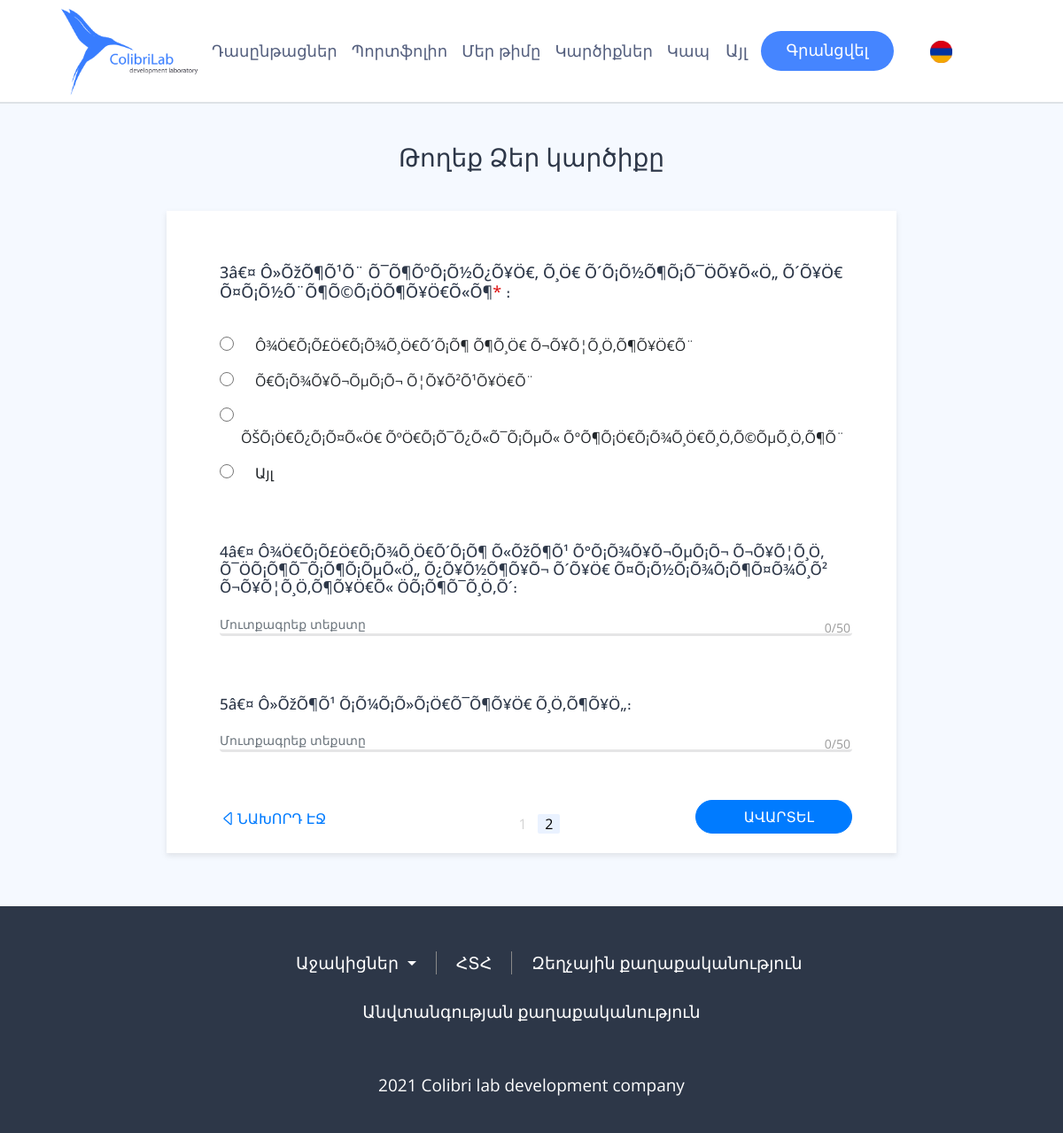
The app's page /index2.php with its own data.
### tables this page shows
CREATE TABLE `questions_no` (
  `id` int(3) NOT NULL,
  `question` varchar(500) DEFAULT NULL,
  `checked` varchar(20) DEFAULT NULL
);

CREATE TABLE `answers_no` (
  `id` int(4) NOT NULL,
  `patasxan` varchar(500) DEFAULT NULL,
  `type` varchar(20) DEFAULT NULL,
  `harc_id` int(4) DEFAULT NULL
);

### admin/model.php (called while the page is built, shortened)
<?php
   class model {
       private $conn;
       public function  __construct(){
           $this->conn=mysqli_connect('localhost', 'root', '123456', 'colibrilab');
       }
       public function get ($table, $id=null){
        if (!$id) {
            $query="select * from $table ";
            $res=mysqli_query($this->conn,$query);
            if(mysqli_num_rows($res)>0){
                return mysqli_fetch_all($res, MYSQLI_ASSOC);
            }
           return null;
        }
         return null;
    }
    public function get_answer_no($harc_id){
        $query="select * from answers_no where harc_id='$harc_id'";
        $res = mysqli_query($this->conn, $query);
        return mysqli_fetch_all($res, MYSQLI_ASSOC);
    }
}
?>

### index2.php (the view, shortened to what this page needs)
<?php
include("./admin/model.php");
$model = new model;
$m=$model->get('questions_no');
include_once ('./meta.php');
?>
<link rel="stylesheet" href="./css/styles2.css">
<?php
include_once ('./header.php');
?>
    <div class="all">
        <h3 class="h3">Թողեք Ձեր կարծիքը</h3>
            <div class="page">
                <div>
                    <?php
                        if ($m[0]['checked']=="on") {
                            echo "<h5 class='subtitle  subtitle1'  style='position: relative; display: block;'>".$m[0]['question']."<span>*</span> ։<span class='error1'>Պարտադիր է լրացման</span></h5>";
                        }else{
                            echo "<h5 class='subtitle  subtitle1'  style='position: relative; display: block;'>".$m[0]['question']."։</h5>";
                        }
                    ?>
                </div>
                <form action="" method="post">
                <?php
                            $id=$m[0]['id'];
                            $answer = $model->get_answer_no($id);
                        foreach ($answer as  $val) {
                            if ($val['type']=='input') {
                                echo "<input type=".$val['type']." placeholder='Մուտքագրեք տեքստը' class='arr form-control shadow-none' style='border:none;border-bottom: 3px solid #E5E5E6;' id=".$val['id']." name='inp'>";
                            }
                            else{
                            echo "<p><input type=".$val['type']." class='radio' id=".$val['id']." name='inp'><label for=".$val['id']."><span class=span>".$val['patasxan']."</span></label></p>";
                            }
                        }
                        ?>
                    <p><input type="radio" class="other" id="22" name="inp"><label for="22"><span class=span>Այլ</span></label> </p>
                </form>
                <?php
                        if ($m[1]['checked']=="on") {
                            echo "<h5 class='subtitle  subtitle2'  style='position: relative; display: block; margin-top: 67px; font-size: 17px; margin-bottom: 19px;'>".$m[1]['question']."<span>*</span> ։<span class='error2'>Պարտադիր է լրացման</span></h5>";
                        }else{
                            echo "<h5 class='subtitle  subtitle2'  style='position: relative; display: block; margin-top: 67px; font-size: 17px; margin-bottom: 19px;'>".$m[1]['question']."։</h5>";
                        }
                    ?>
                <form action="" method="post">
                    <?php
                            $id=$m[1]['id'];
                            $answer = $model->get_answer_no($id);
                            foreach ($answer as  $val) {
                                if ($val['type']=='input') {
                                    echo "<div class='letterscount'><input type=".$val['type']." class='arr ar2 form-control shadow-none ' id='arr2' placeholder='Մուտքագրեք տեքստը' maxlength='50'></input> <span class='count' id='count2'><span >0</span>/50</span></div>";
                                }else{
                                    echo "<p><input type=".$val['type']." class='radio' id=".$val['id']." name='inp'><label for=".$val['id']."><span class=span>".$val['patasxan']."</span></label></p>";
                                }
                            }
                        ?>
                </form>
                <?php
                        if ($m[2]['checked']=="on") {
                            echo "<h5 class='subtitle  subtitle3'  style='position: relative; display: block; margin-top: 67px; font-size: 17px; margin-bottom: 19px;'>".$m[2]['question']."<span>*</span> ։<span class='error3'>Պարտադիր է լրացման</span></h5>";
                        }else{
                            echo "<h5 class='subtitle  subtitle3'  style='position: relative; display: block; margin-top: 67px; font-size: 17px; margin-bottom: 19px;'>".$m[2]['question']."։</h5>";
                        }
                    ?>
                <form action="" method="post">
                <?php
                            $id=$m[2]['id'];
                            $answer = $model->get_answer_no($id);
                            foreach ($answer as  $val) {
                                if ($val['type']=='input') {
                                    echo "<div class='letterscount'><input type=".$val['type']." class='arr ar3 form-control shadow-none ' id='arr3' placeholder='Մուտքագրեք տեքստը' maxlength='50'></input> <span class='count' id='count3'><span >0</span>/50</span></div>";
                                }else{
                                    echo "<p><input type=".$val['type']." class='radio' id=".$val['id']." name='inp'><label for=".$val['id']."><span class=span>".$val['patasxan']."</span></label></p>";
                                }
                            }
                        ?>
                </form>
                <div class="next"><button class="btn btn-primary go "> <a  class="a" >ԱՎԱՐՏԵԼ</a></button></div>
                <div class="previous" style="position: relative;" ><a style="position: absolute; left: 0; top: -29px; text-decoration: none;" href="./index.php" ><svg style="margin-bottom: 3px; " xmlns="http://www.w3.org/2000/svg" width="20" height="20" fill="currentColor" class="bi bi-caret-left" viewBox="0 0 16 16">
                    <path d="M10 12.796V3.204L4.519 8 10 12.796zm-.659.753-5.48-4.796a1 1 0 0 1 0-1.506l5.48-4.796A1 1 0 0 1 11 3.204v9.592a1 1 0 0 1-1.659.753z"/>
                  </svg>ՆԱԽՈՐԴ ԷՋ</div></a>
                <div class="numbers">
                    <span>1</span>
                    <span class="span1">2</span>
                </div>
        </div>
    </div>
<?php
    include_once("./footer.php");
?>
</body>
</html>

### css/styles2.css (style rules this page uses)
body { overflow-x: hidden; }
p { font-family: 'Open Sans', sans-serif; }
span { font-family: 'Open Sans', sans-serif; }
h3 { font-family: 'Open Sans', sans-serif; }
h5 { font-family: 'Open Sans', sans-serif; }
a { font-family: 'Open Sans', sans-serif; }
.all { width: 100%; height: 100%; background: #F5F9FF 0% 0% no-repeat padding-box; padding-bottom: 60px; }
.h3 { text-align: center; font-size: 32px; color: #2D3748; padding: 44px 0; margin-bottom: 0 !important; }
.page { padding-top: 59px; padding-bottom: 36px; padding-left: 60px; height: 725px !important; max-width: 824px; background: #FFFFFF 0% 0% no-repeat padding-box; box-shadow: 0px 3px 6px #70707029; margin: 0 auto; padding-right: 50px; }
.subtitle { font-size: 18px; color: #2D3748; margin-bottom: 37px; position: relative; }
.subtitle>span { color: #DF1717; }
.span { margin-left: 24px; font-size: 16px ; }
.next { text-align: right; margin-top: 54px; }
.next>button { border-radius: 90px !important; margin-bottom: 0px; }
.numbers { text-align: center; margin-top: -23px; }
.numbers>span { padding-right: 8px; padding-left: 8px; color: #D3D3D3; }
.span1 { color: black !important; background: #387DFF1A 0% 0% no-repeat padding-box; border-radius: 2px; }
p>input { height: 16px; width: 16px; }
.arr { max-height: 25px; min-height: 25px; border: none !important; margin-top: 10px; font-size: 15px; border-bottom: 3px solid #E5E5E6 !important; padding-top: 0; padding-bottom: 0; padding-left: 0 !important; }
.letterscount { position: relative; }
.count { position: absolute; right: 2px; top: 5px; font-size: 14px; color: #707070; opacity: 0.7; }
.a { text-decoration: none; color: #FFFFFF; padding-left: 42px; padding-right: 30px; }

### css/header.css (style rules this page uses)
body { overflow-x: hidden; }
p { font-family: 'Open Sans', sans-serif; }
span { font-family: 'Open Sans', sans-serif; }
h3 { font-family: 'Open Sans', sans-serif; }
h5 { font-family: 'Open Sans', sans-serif; }
a { font-family: 'Open Sans', sans-serif; }
.span { font-family: 'Open Sans', sans-serif; }

### index2.php (style rules this page uses)
label { margin-bottom:0 !important; }

### records on screen
questions_no: question "3â€¤ Ô»ÕžÕ¶Õ¹Õ¨ Õ¯Õ¶ÕºÕ¡Õ½Õ¿Õ¥Ö€, Õ¸Ö€ Õ´Õ¡Õ½Õ¶Õ¡Õ¯ÖÕ¥Õ«Ö„ Õ´Õ¥Ö€ Õ¤Õ¡Õ½Õ¨Õ¶Õ©Õ¡ÖÕ¶Õ¥Ö€Õ«Õ¶"
answers_no: patasxan "Ô¾Ö€Õ¡Õ£Ö€Õ¡Õ¾Õ¸Ö€Õ´Õ¡Õ¶ Õ¶Õ¸Ö€ Õ¬Õ¥Õ¦Õ¸Ö‚Õ¶Õ¥Ö€Õ¨"
answers_no: patasxan "Õ€Õ¡Õ¾Õ¥Õ¬ÕµÕ¡Õ¬ Õ¦Õ¥Õ²Õ¹Õ¥Ö€Õ¨"
answers_no: patasxan "ÕŠÕ¡Ö€Õ¿Õ¡Õ¤Õ«Ö€ ÕºÖ€Õ¡Õ¯Õ¿Õ«Õ¯Õ¡ÕµÕ« Õ°Õ¶Õ¡Ö€Õ¡Õ¾Õ¸Ö€Õ¸Ö‚Õ©ÕµÕ¸Ö‚Õ¶Õ¨"
questions_no: question "4â€¤ Ô¾Ö€Õ¡Õ£Ö€Õ¡Õ¾Õ¸Ö€Õ´Õ¡Õ¶ Õ«ÕžÕ¶Õ¹ Õ°Õ¡Õ¾Õ¥Õ¬ÕµÕ¡Õ¬ Õ¬Õ¥Õ¦Õ¸Ö‚ Õ¯ÖÕ¡Õ¶Õ¯Õ¡Õ¶Õ¡ÕµÕ«Ö„ Õ¿Õ¥Õ½Õ¶Õ¥Õ¬ Õ´Õ¥Ö€ Õ¤Õ¡Õ½Õ¡Õ¾Õ¡Õ¶Õ¤Õ¾Õ¸Õ² Õ¬Õ¥Õ¦Õ¸Ö‚Õ¶Õ¥Ö€Õ« ÖÕ¡Õ¶Õ¯Õ¸Ö‚Õ´"
questions_no: question "5â€¤ Ô»ÕžÕ¶Õ¹ Õ¡Õ¼Õ¡Õ»Õ¡Ö€Õ¯Õ¶Õ¥Ö€ Õ¸Ö‚Õ¶Õ¥Ö„"
